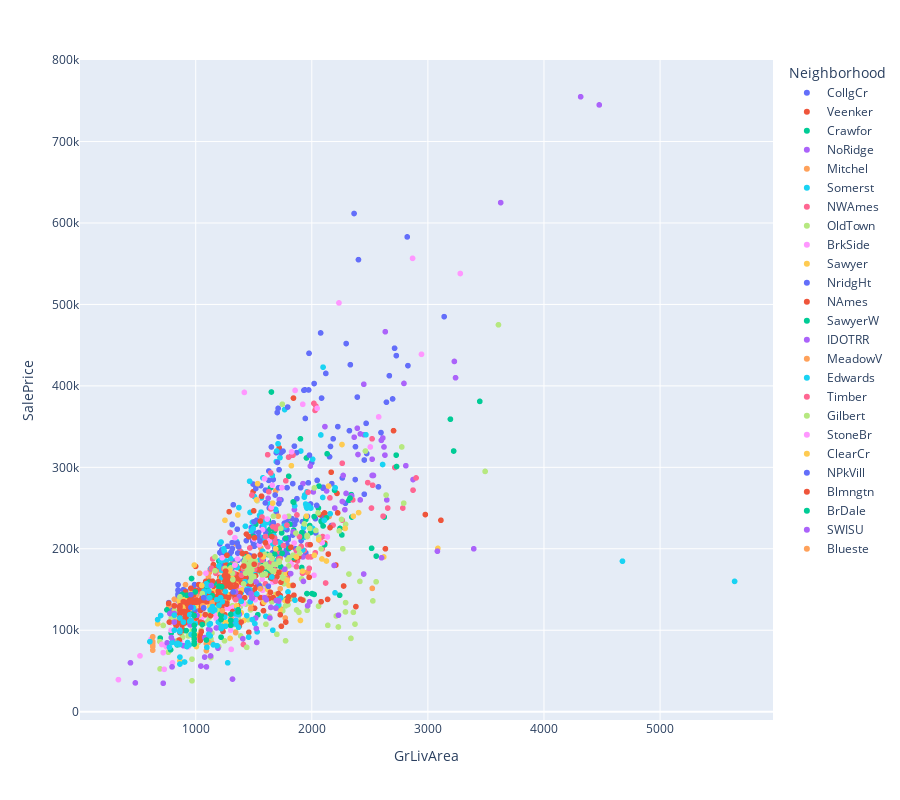

The code cell stored with this chart in its notebook:
### Code cell
fig = px.scatter(train, x="GrLivArea", y=label, hover_data=['Id'],color='Neighborhood',height=800)
fig.show()
